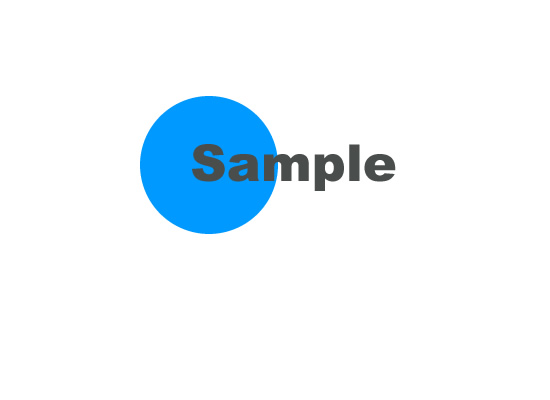
#> input picture Exploring Opencv/demo_image_2.jpg, 550 x 400 px, found by its file name
$ python Image_Processing.py
#> lines starting #> are read from the running program, lines starting #| are printed output that depends on the picture
'''
This script talks about the image processing in Opencv
Author @ Vinayak Singh
Date: 23rd May 2018
'''

import cv2
image1 = cv2.imread('C:\\Users\\airbus\\Documents\\Vinayak\\Weekly_Projects\\demo_image_2.jpg', 1)
#> image1 is the input picture: shape (400, 550, 3); mean B, G, R 251.7, 245.6, 236.3
image2 = cv2.imread('C:\\Users\\airbus\\Documents\\Vinayak\\Weekly_Projects\\demo_image_2.jpg', 0)
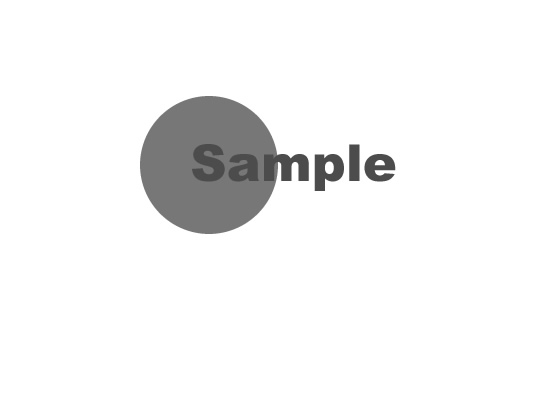
#> image2: shape (400, 550); min 68, max 255, mean 243.5
cv2.imshow('image1',image1)

# [5 lines of commented-out code are left out]
